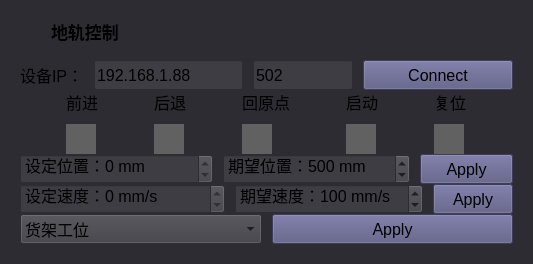
           <widget class="QWidget" name="widget_37" native="true">
            <property name="maximumSize">
             <size>
              <width>12121212</width>
              <height>16777215</height>
             </size>
            </property>
            <property name="styleSheet">
             <string notr="true">background-color: #2d2c32;</string>
            </property>
            <layout class="QVBoxLayout" name="verticalLayout_15">
             <property name="spacing">
              <number>0</number>
             </property>
             <item>
              <layout class="QHBoxLayout" name="horizontalLayout_5">
               <item>
                <widget class="QLabel" name="label_33">
                 <property name="minimumSize">
                  <size>
                   <width>40</width>
                   <height>40</height>
                  </size>
                 </property>
                 <property name="maximumSize">
                  <size>
                   <width>40</width>
                   <height>40</height>
                  </size>
                 </property>
                 <property name="text">
                  <string/>
                 </property>
                 <property name="pixmap">
                  <pixmap resource="res.qrc">:/resources/track.png</pixmap>
                 </property>
                 <property name="scaledContents">
                  <bool>true</bool>
                 </property>
                </widget>
               </item>
               <item>
                <widget class="QLabel" name="label_67">
                 <property name="minimumSize">
                  <size>
                   <width>0</width>
                   <height>40</height>
                  </size>
                 </property>
                 <property name="maximumSize">
                  <size>
                   <width>16777215</width>
                   <height>40</height>
                  </size>
                 </property>
                 <property name="font">
                  <font>
                   <pointsize>13</pointsize>
                   <bold>true</bold>
                  </font>
                 </property>
                 <property name="styleSheet">
                  <string notr="true">border: none;
</string>
                 </property>
                 <property name="text">
                  <string>地轨控制</string>
                 </property>
                </widget>
               </item>
              </layout>
             </item>
             <item>
              <widget class="QWidget" name="widget_39" native="true">
               <property name="maximumSize">
                <size>
                 <width>16777215</width>
                 <height>16777215</height>
                </size>
               </property>
               <property name="styleSheet">
                <string notr="true"/>
               </property>
               <layout class="QVBoxLayout" name="verticalLayout_21">
                <property name="spacing">
                 <number>0</number>
                </property>
                <item>
                 <layout class="QHBoxLayout" name="horizontalLayout_20">
                  <property name="spacing">
                   <number>10</number>
                  </property>
                  <item>
                   <widget class="QLabel" name="label_76">
                    <property name="maximumSize">
                     <size>
                      <width>16777215</width>
                      <height>50</height>
                     </size>
                    </property>
                    <property name="font">
                     <font>
                      <pointsize>12</pointsize>
                     </font>
                    </property>
                    <property name="styleSheet">
                     <string notr="true">border: none;</string>
                    </property>
                    <property name="text">
                     <string>设备IP：</string>
                    </property>
                   </widget>
                  </item>
                  <item>
                   <widget class="QLineEdit" name="lineEdit_trackIP">
                    <property name="minimumSize">
                     <size>
                      <width>0</width>
                      <height>30</height>
                     </size>
                    </property>
                    <property name="font">
                     <font>
                      <pointsize>12</pointsize>
                     </font>
                    </property>
                    <property name="styleSheet">
                     <string notr="true">background-color: #3e3d44;</string>
                    </property>
                    <property name="text">
                     <string>192.168.1.88</string>
                    </property>
                   </widget>
                  </item>
                  <item>
                   <widget class="QLineEdit" name="lineEdit_trackPort">
                    <property name="minimumSize">
                     <size>
                      <width>0</width>
                      <height>30</height>
                     </size>
                    </property>
                    <property name="maximumSize">
                     <size>
                      <width>100</width>
                      <height>16777215</height>
                     </size>
                    </property>
                    <property name="font">
                     <font>
                      <pointsize>12</pointsize>
                     </font>
                    </property>
                    <property name="styleSheet">
                     <string notr="true">background-color: #3e3d44;</string>
                    </property>
                    <property name="text">
                     <string>502</string>
                    </property>
                   </widget>
                  </item>
                  <item>
                   <widget class="QPushButton" name="btn_trackConnect">
                    <property name="minimumSize">
                     <size>
                      <width>150</width>
                      <height>30</height>
                     </size>
                    </property>
                    <property name="font">
                     <font>
                      <pointsize>12</pointsize>
                     </font>
                    </property>
                    <property name="styleSheet">
                     <string notr="true">QPushButton {
	background-color: rgb(85, 85, 127);
}

QPushButton::pressed {
	background-color: rgb(69, 69, 103);
}</string>
                    </property>
                    <property name="text">
                     <string>Connect</string>
                    </property>
                   </widget>
                  </item>
                 </layout>
                </item>
                <item>
                 <layout class="QGridLayout" name="gridLayout_21" columnstretch="1,1,1,1,1">
                  <property name="spacing">
                   <number>10</number>
                  </property>
                  <item row="0" column="2">
                   <widget class="QLabel" name="label">
                    <property name="font">
                     <font>
                      <pointsize>12</pointsize>
                     </font>
                    </property>
                    <property name="styleSheet">
                     <string notr="true">border: none;</string>
                    </property>
                    <property name="text">
                     <string>回原点</string>
                    </property>
                   </widget>
                  </item>
                  <item row="0" column="1">
                   <widget class="QLabel" name="label_90">
                    <property name="font">
                     <font>
                      <pointsize>12</pointsize>
                     </font>
                    </property>
                    <property name="styleSheet">
                     <string notr="true">border: none;</string>
                    </property>
                    <property name="text">
                     <string>后退</string>
                    </property>
                   </widget>
                  </item>
                  <item row="0" column="3">
                   <widget class="QLabel" name="label_91">
                    <property name="font">
                     <font>
                      <pointsize>12</pointsize>
                     </font>
                    </property>
                    <property name="styleSheet">
                     <string notr="true">border: none;</string>
                    </property>
                    <property name="text">
                     <string>启动</string>
                    </property>
                   </widget>
                  </item>
                  <item row="0" column="0">
                   <widget class="QLabel" name="label_92">
                    <property name="maximumSize">
                     <size>
                      <width>16777215</width>
                      <height>50</height>
                     </size>
                    </property>
                    <property name="font">
                     <font>
                      <pointsize>12</pointsize>
                     </font>
                    </property>
                    <property name="styleSheet">
                     <string notr="true">border: none;</string>
                    </property>
                    <property name="text">
                     <string>前进</string>
                    </property>
                   </widget>
                  </item>
                  <item row="0" column="4">
                   <widget class="QLabel" name="label_98">
                    <property name="font">
                     <font>
                      <pointsize>12</pointsize>
                     </font>
                    </property>
                    <property name="styleSheet">
                     <string notr="true">border: none;</string>
                    </property>
                    <property name="text">
                     <string>复位</string>
                    </property>
                   </widget>
                  </item>
                  <item row="1" column="0">
                   <widget class="QPushButton" name="btn_trackForward">
                    <property name="minimumSize">
                     <size>
                      <width>30</width>
                      <height>30</height>
                     </size>
                    </property>
                    <property name="maximumSize">
                     <size>
                      <width>30</width>
                      <height>30</height>
                     </size>
                    </property>
                    <property name="cursor">
                     <cursorShape>PointingHandCursor</cursorShape>
                    </property>
                    <property name="styleSheet">
                     <string notr="true">border: none;
color:  rgb(97, 97, 97);
background-color: rgb(97, 97, 97);</string>
                    </property>
                    <property name="text">
                     <string>Set</string>
                    </property>
                   </widget>
                  </item>
                  <item row="1" column="1">
                   <widget class="QPushButton" name="btn_trackBackward">
                    <property name="minimumSize">
                     <size>
                      <width>30</width>
                      <height>30</height>
                     </size>
                    </property>
                    <property name="maximumSize">
                     <size>
                      <width>30</width>
                      <height>30</height>
                     </size>
                    </property>
                    <property name="cursor">
                     <cursorShape>PointingHandCursor</cursorShape>
                    </property>
                    <property name="styleSheet">
                     <string notr="true">border: none;
color:  rgb(97, 97, 97);
background-color: rgb(97, 97, 97);</string>
                    </property>
                    <property name="text">
                     <string>Set</string>
                    </property>
                   </widget>
                  </item>
                  <item row="1" column="2">
                   <widget class="QPushButton" name="btn_trackOrigin">
                    <property name="minimumSize">
                     <size>
                      <width>30</width>
                      <height>30</height>
                     </size>
                    </property>
                    <property name="maximumSize">
                     <size>
                      <width>30</width>
                      <height>30</height>
                     </size>
                    </property>
                    <property name="cursor">
                     <cursorShape>PointingHandCursor</cursorShape>
                    </property>
                    <property name="styleSheet">
                     <string notr="true">border: none;
color:  rgb(97, 97, 97);
background-color: rgb(97, 97, 97);</string>
                    </property>
                    <property name="text">
                     <string>Set</string>
                    </property>
                   </widget>
                  </item>
                  <item row="1" column="3">
                   <widget class="QPushButton" name="btn_trackMove">
                    <property name="minimumSize">
                     <size>
                      <width>30</width>
                      <height>30</height>
                     </size>
                    </property>
                    <property name="maximumSize">
                     <size>
                      <width>30</width>
                      <height>30</height>
                     </size>
                    </property>
                    <property name="cursor">
                     <cursorShape>PointingHandCursor</cursorShape>
                    </property>
                    <property name="styleSheet">
                     <string notr="true">border: none;
color:  rgb(97, 97, 97);
background-color: rgb(97, 97, 97);</string>
                    </property>
                    <property name="text">
                     <string>Set</string>
                    </property>
                   </widget>
                  </item>
                  <item row="1" column="4">
                   <widget class="QPushButton" name="btn_trackReset">
                    <property name="minimumSize">
                     <size>
                      <width>30</width>
                      <height>30</height>
                     </size>
                    </property>
                    <property name="maximumSize">
                     <size>
                      <width>30</width>
                      <height>30</height>
                     </size>
                    </property>
                    <property name="cursor">
                     <cursorShape>PointingHandCursor</cursorShape>
                    </property>
                    <property name="styleSheet">
                     <string notr="true">border: none;
color:  rgb(97, 97, 97);
background-color: rgb(97, 97, 97);</string>
                    </property>
                    <property name="text">
                     <string>Set</string>
                    </property>
                   </widget>
                  </item>
                 </layout>
                </item>
                <item>
                 <layout class="QHBoxLayout" name="horizontalLayout_27" stretch="2,2,1">
                  <property name="spacing">
                   <number>10</number>
                  </property>
                  <item>
                   <widget class="QSpinBox" name="sBox_setPos">
                    <property name="minimumSize">
                     <size>
                      <width>0</width>
                      <height>30</height>
                     </size>
                    </property>
                    <property name="font">
                     <font>
                      <pointsize>12</pointsize>
                     </font>
                    </property>
                    <property name="styleSheet">
                     <string notr="true">background-color: #3e3d44;</string>
                    </property>
                    <property name="readOnly">
                     <bool>true</bool>
                    </property>
                    <property name="suffix">
                     <string> mm</string>
                    </property>
                    <property name="prefix">
                     <string>设定位置：</string>
                    </property>
                    <property name="maximum">
                     <number>100000</number>
                    </property>
                   </widget>
                  </item>
                  <item>
                   <widget class="QSpinBox" name="sBox_trackPos">
                    <property name="minimumSize">
                     <size>
                      <width>0</width>
                      <height>30</height>
                     </size>
                    </property>
                    <property name="font">
                     <font>
                      <pointsize>12</pointsize>
                     </font>
                    </property>
                    <property name="styleSheet">
                     <string notr="true">background-color: #3e3d44;</string>
                    </property>
                    <property name="suffix">
                     <string> mm</string>
                    </property>
                    <property name="prefix">
                     <string>期望位置：</string>
                    </property>
                    <property name="minimum">
                     <number>0</number>
                    </property>
                    <property name="maximum">
                     <number>5000</number>
                    </property>
                    <property name="value">
                     <number>500</number>
                    </property>
                   </widget>
                  </item>
                  <item>
                   <widget class="QPushButton" name="btn_setTrackPos">
                    <property name="minimumSize">
                     <size>
                      <width>0</width>
                      <height>30</height>
                     </size>
                    </property>
                    <property name="font">
                     <font>
                      <pointsize>12</pointsize>
                     </font>
                    </property>
                    <property name="styleSheet">
                     <string notr="true">QPushButton {
	background-color: rgb(85, 85, 127);
}

QPushButton::pressed {
	background-color: rgb(69, 69, 103);
}</string>
                    </property>
                    <property name="text">
                     <string>Apply</string>
                    </property>
                   </widget>
                  </item>
                 </layout>
                </item>
                <item>
                 <layout class="QHBoxLayout" name="horizontalLayout_28" stretch="2,2,1">
                  <property name="spacing">
                   <number>10</number>
                  </property>
                  <item>
                   <widget class="QSpinBox" name="sBox_setSpeed">
                    <property name="minimumSize">
                     <size>
                      <width>0</width>
                      <height>30</height>
                     </size>
                    </property>
                    <property name="font">
                     <font>
                      <pointsize>12</pointsize>
                     </font>
                    </property>
                    <property name="styleSheet">
                     <string notr="true">background-color: #3e3d44;</string>
                    </property>
                    <property name="wrapping">
                     <bool>false</bool>
                    </property>
                    <property name="readOnly">
                     <bool>true</bool>
                    </property>
                    <property name="suffix">
                     <string> mm/s</string>
                    </property>
                    <property name="prefix">
                     <string>设定速度：</string>
                    </property>
                    <property name="maximum">
                     <number>100000</number>
                    </property>
                   </widget>
                  </item>
                  <item>
                   <widget class="QSpinBox" name="sBox_trackSpeed">
                    <property name="minimumSize">
                     <size>
                      <width>0</width>
                      <height>30</height>
                     </size>
                    </property>
                    <property name="font">
                     <font>
                      <pointsize>12</pointsize>
                     </font>
                    </property>
                    <property name="styleSheet">
                     <string notr="true">background-color: #3e3d44;</string>
                    </property>
                    <property name="suffix">
                     <string> mm/s</string>
                    </property>
                    <property name="prefix">
                     <string>期望速度：</string>
                    </property>
                    <property name="maximum">
                     <number>1000</number>
                    </property>
                    <property name="value">
                     <number>100</number>
                    </property>
                   </widget>
                  </item>
                  <item>
                   <widget class="QPushButton" name="btn_setTrackSpeed">
                    <property name="minimumSize">
                     <size>
                      <width>0</width>
                      <height>30</height>
                     </size>
                    </property>
                    <property name="font">
                     <font>
                      <pointsize>12</pointsize>
                     </font>
                    </property>
                    <property name="styleSheet">
                     <string notr="true">QPushButton {
	background-color: rgb(85, 85, 127);
}

QPushButton::pressed {
	background-color: rgb(69, 69, 103);
}</string>
                    </property>
                    <property name="text">
                     <string>Apply</string>
                    </property>
                   </widget>
                  </item>
                 </layout>
                </item>
                <item>
                 <layout class="QHBoxLayout" name="horizontalLayout_10" stretch="1,1">
                  <property name="spacing">
                   <number>10</number>
                  </property>
                  <item>
                   <widget class="QComboBox" name="cBox_trackTarget">
                    <property name="minimumSize">
                     <size>
                      <width>0</width>
                      <height>30</height>
                     </size>
                    </property>
                    <property name="font">
                     <font>
                      <pointsize>12</pointsize>
                     </font>
                    </property>
                    <property name="styleSheet">
                     <string notr="true">background-color: #3e3d44;</string>
                    </property>
                    <item>
                     <property name="text">
                      <string>货架工位</string>
                     </property>
                    </item>
                    <item>
                     <property name="text">
                      <string>#1检测箱工位</string>
                     </property>
                    </item>
                    <item>
                     <property name="text">
                      <string>#2检测箱工位</string>
                     </property>
                    </item>
                    <item>
                     <property name="text">
                      <string>#3检测箱工位</string>
                     </property>
                    </item>
                   </widget>
                  </item>
                  <item>
                   <widget class="QPushButton" name="btn_trackRunToTarget">
                    <property name="minimumSize">
                     <size>
                      <width>0</width>
                      <height>30</height>
                     </size>
                    </property>
                    <property name="font">
                     <font>
                      <pointsize>12</pointsize>
                     </font>
                    </property>
                    <property name="styleSheet">
                     <string notr="true">QPushButton {
	background-color: rgb(85, 85, 127);
}

QPushButton::pressed {
	background-color: rgb(69, 69, 103);
}</string>
                    </property>
                    <property name="text">
                     <string>Apply</string>
                    </property>
                   </widget>
                  </item>
                 </layout>
                </item>
               </layout>
              </widget>
             </item>
            </layout>
           </widget>
